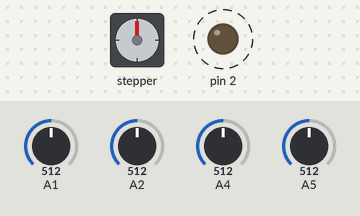
This sketch was run on a simulated Arduino Uno, built with avr-gcc and run on an emulated ATmega328P. Parts: stepper motor, output pins drawn as LEDs (lit = HIGH). Dashed ring = blinking. The test bench sets the inputs (shaded band); at power-on: A2 = 512, A1 = 512, A5 = 512, A4 = 512. Stepper angles assume 200 steps per turn; what the sketch prints to the serial monitor is not drawn.

Above: at 1.9 s.
2.0 s: A2 set to 306
6.7 s: A1 set to 109
10.2 s: A1 set to 90
At 11.0 s:
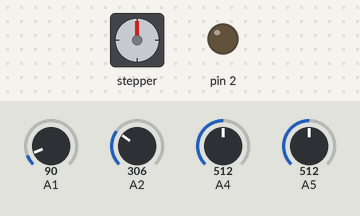
11.7 s: A1 set to 110
At 12.76 s:
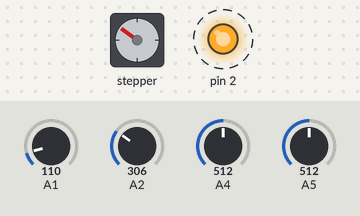
16.4 s: A1 set to 30
At 17.43 s:
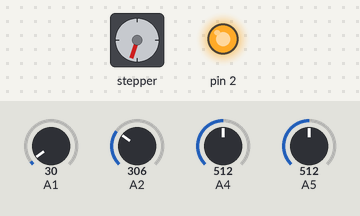
At 18.05 s:
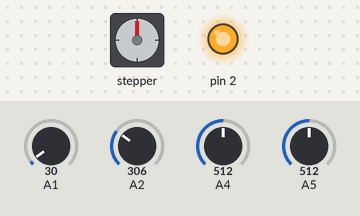
20.0 s: A5 set to 791
23.5 s: A5 set to 818
Timing chart, 0 to 27.9 s (numbered marks = the images above; inputs shaded):
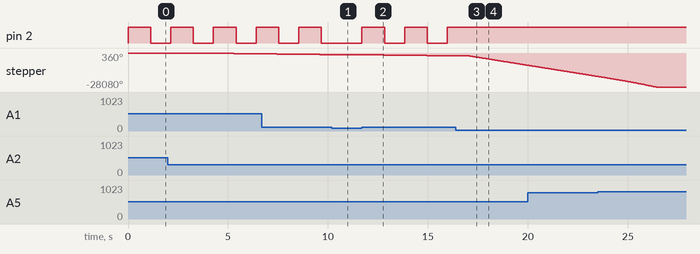

The sketch:

stepper-PSM35BYG104_RPM-Test.ino
```cpp
#include <Stepper.h>

// L293D H-Bridge
// PIN 8 Bridge 1
// PIN 9
// PIN 10 Bridge 2
// PIN 11

//PIN A5 Bottom Contact
//PIN A4 Top Contact

const int stepsU = 200;

Stepper psm35byg104 (stepsU, 8, 9, 10, 11);

int value = 0, powerOn = 0;
int bottomReached = 0, topReached = 0;
boolean moveUp = false, moveDown = false, active = false;

int bottomCounter = 0;
unsigned long startTime, timer;

int rpmSeriePointer = 0;
long rpmSeries[20] =
  {
    //25,
    //50,
    //75,
    100,
    125,
    150,
    175,
    200,
    225,
    250,
    275,
    300,
    325,
    350,
    375,
    400,
    425,
    450,
    475,
    500,
    525,
    550,
    575
  };


void setup() {
  Serial.begin(9600);
  pinMode(2, OUTPUT);
}

void loop() {

  // Press the Push Button
  powerOn = analogRead(1);

  // Starting
  if (powerOn > 100 && active == true) {
    active = false;
    digitalWrite(2, LOW);
    delay(1000);

  } else if (powerOn > 100 && active == false) {
    active = true;
    digitalWrite(2, HIGH);
    delay(1000);

    // initialize
    moveDown = false;
    moveUp = true;

    bottomCounter = 0;
    rpmSeriePointer = 14;

    psm35byg104.setSpeed(rpmSeries[rpmSeriePointer]);


    Serial.print(rpmSeries[rpmSeriePointer]);
    Serial.print(",");

    //delay(100); // short delay: rpm > 400
  }

  if (active) {


    value = analogRead(2);
    bottomReached = analogRead(5);
    topReached = analogRead(4);

    if (bottomReached > 800) {

      //delay(100); // short delay: rpm > 400

      moveUp = true;
      moveDown = false;

      // Counting
      bottomCounter++;

      if (bottomCounter < 4) {

        if (bottomCounter > 0) {
          // Seconds
          timer = ( millis() - startTime ) / 1000;
          Serial.print(timer);
          Serial.print(",");
        }

        startTime = millis();

      } else {

        Serial.print("\n");

        // Next Sequence
        rpmSeriePointer++;

        if (rpmSeriePointer >= 20) {

            // Stop
            active = false;

        } else {

          Serial.print(rpmSeries[rpmSeriePointer]);
          Serial.print(",");

          // Set RPM Speed
          psm35byg104.setSpeed(rpmSeries[rpmSeriePointer]);

          bottomCounter = 0;
        }


      }

    } else if (topReached > 800) {

      moveDown = true;
      moveUp = false;

      //delay(100); // short delay: rpm > 400
    }

    // Manual setting
    if ( value > 500){

      moveUp = true;
      moveDown = false;

    } else  if (value > 100 && value < 500) {

      moveDown = true;
      moveUp = false;

    } else if (value < 100) {
	// do nothing
    }

    if (moveUp) {

      psm35byg104.step((stepsU-0)); // reduced steps per loop: rpm > 400

    } else if ( moveDown) {

      psm35byg104.step(-(stepsU-0)); // reduced steps per loop: rpm > 400

    } else {
     // do nothing
    }
  }
}
```

Measured:
- the behaviour switches between 101 and 100 on A1 (found by bisection; images 0 and 1)
- after the input at 10.2 s, pin 2: stays LOW (without the input it goes to HIGH after 0.48 s); stepper: stops changing and stays -1080°
- after the input at 11.7 s, pin 2: alternates HIGH for 1.1 s and LOW for 1.0 s, starting at once; stepper: turns 360° counter-clockwise in 0.12 s, then 360° counter-clockwise in 0.12 s
- after the input at 16.4 s, pin 2: stays HIGH (without the input it goes to LOW after 0.71 s)
- by itself, pin 2: alternates HIGH for 1.1 s and LOW for 1.0 s
